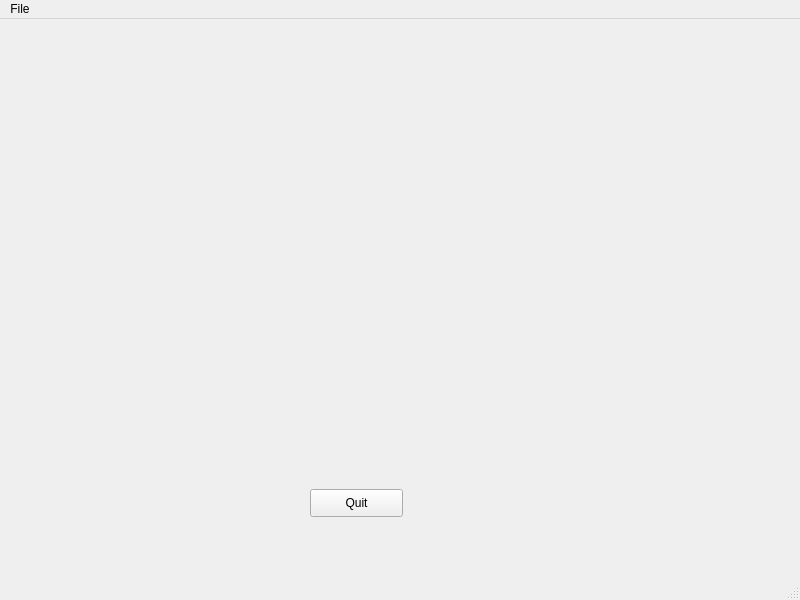
<?xml version="1.0" encoding="UTF-8"?>
<ui version="4.0">
 <class>MainWindow</class>
 <widget class="QMainWindow" name="MainWindow">
  <property name="geometry">
   <rect>
    <x>0</x>
    <y>0</y>
    <width>800</width>
    <height>600</height>
   </rect>
  </property>
  <property name="windowTitle">
   <string>MainWindow</string>
  </property>
  <widget class="QWidget" name="centralwidget">
   <widget class="QPushButton" name="pushButton_quit">
    <property name="geometry">
     <rect>
      <x>310</x>
      <y>470</y>
      <width>93</width>
      <height>28</height>
     </rect>
    </property>
    <property name="text">
     <string>Quit</string>
    </property>
   </widget>
   <widget class="PlotWidget" name="plot_widget" native="true">
    <property name="geometry">
     <rect>
      <x>60</x>
      <y>40</y>
      <width>681</width>
      <height>391</height>
     </rect>
    </property>
   </widget>
  </widget>
  <widget class="QMenuBar" name="menubar">
   <property name="geometry">
    <rect>
     <x>0</x>
     <y>0</y>
     <width>800</width>
     <height>26</height>
    </rect>
   </property>
   <widget class="QMenu" name="menuFile">
    <property name="title">
     <string>File</string>
    </property>
    <addaction name="actionOpen"/>
   </widget>
   <addaction name="menuFile"/>
  </widget>
  <widget class="QStatusBar" name="statusbar"/>
  <action name="actionOpen">
   <property name="text">
    <string>Open</string>
   </property>
  </action>
 </widget>
 <customwidgets>
  <customwidget>
   <class>PlotWidget</class>
   <extends>QWidget</extends>
   <header location="global">pyqtgraph</header>
   <container>1</container>
  </customwidget>
 </customwidgets>
 <resources/>
 <connections/>
</ui>
